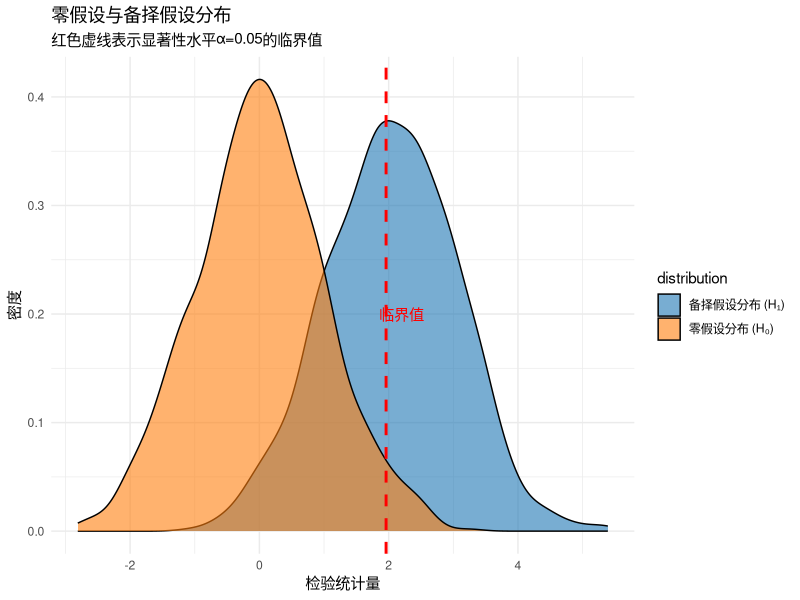
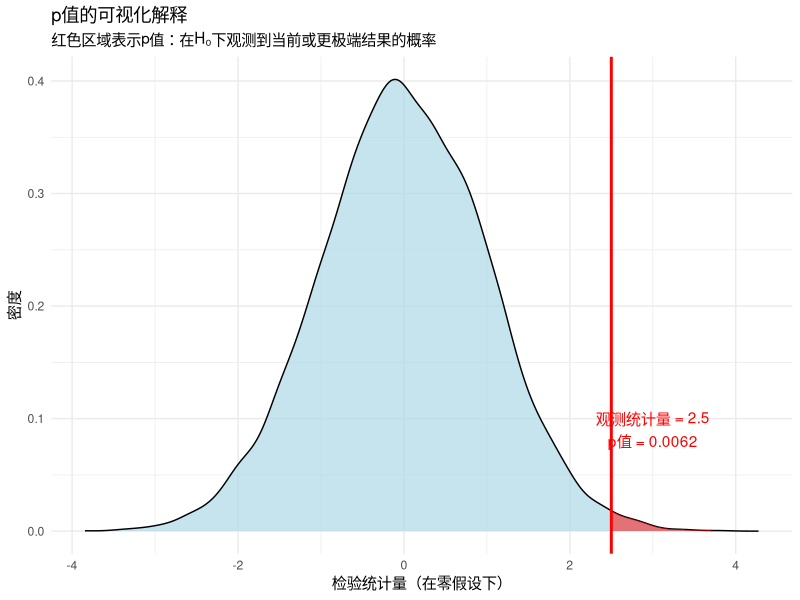
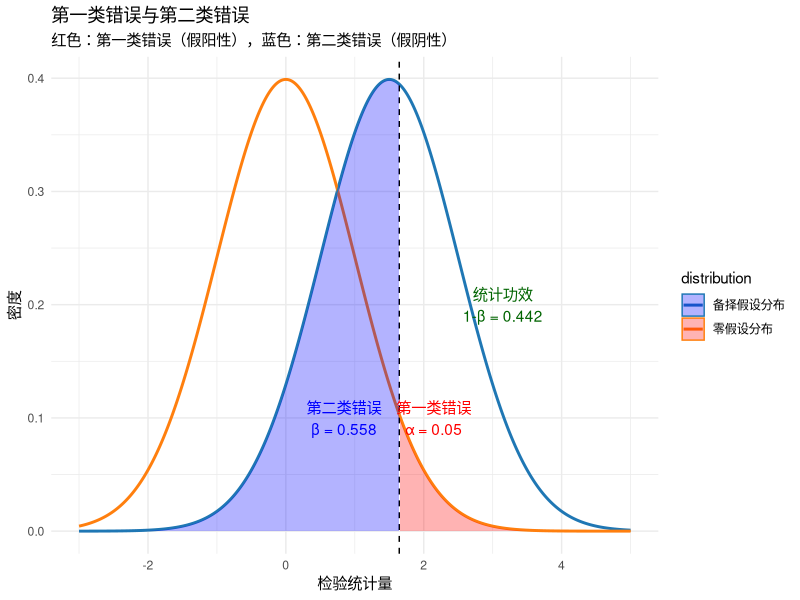
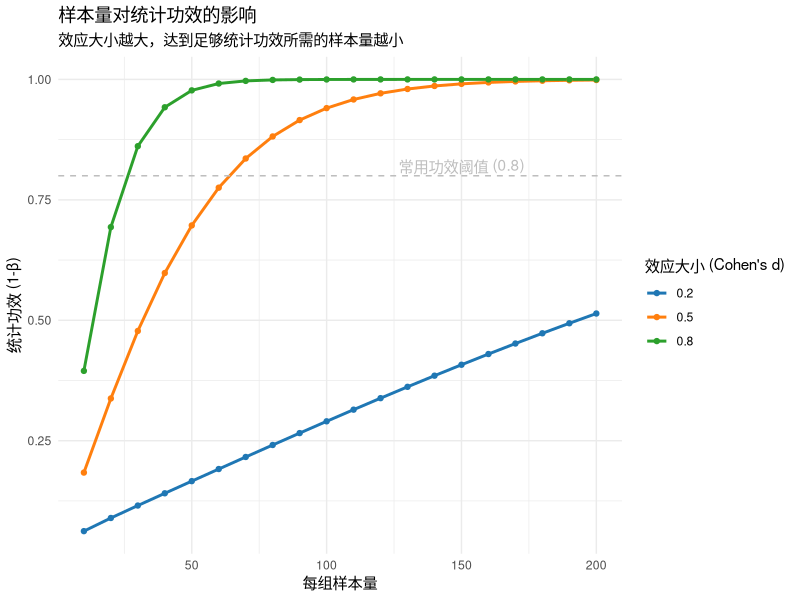
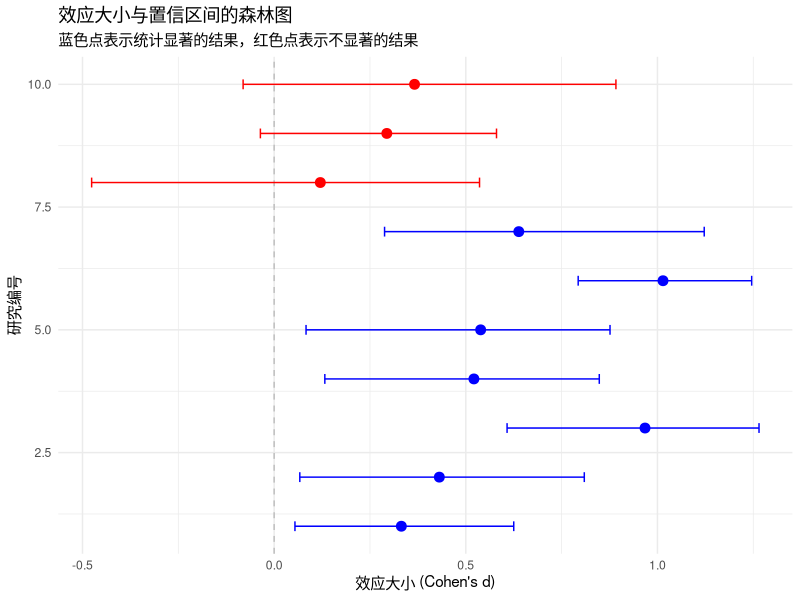
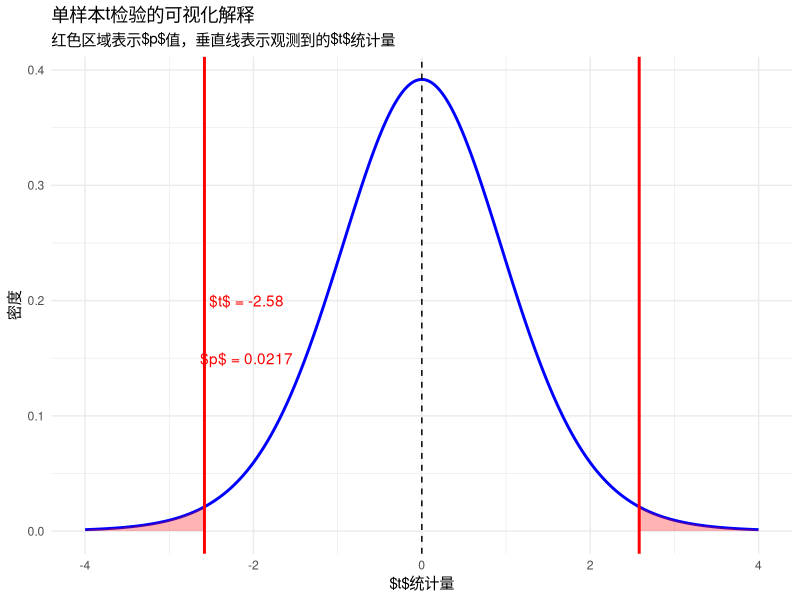
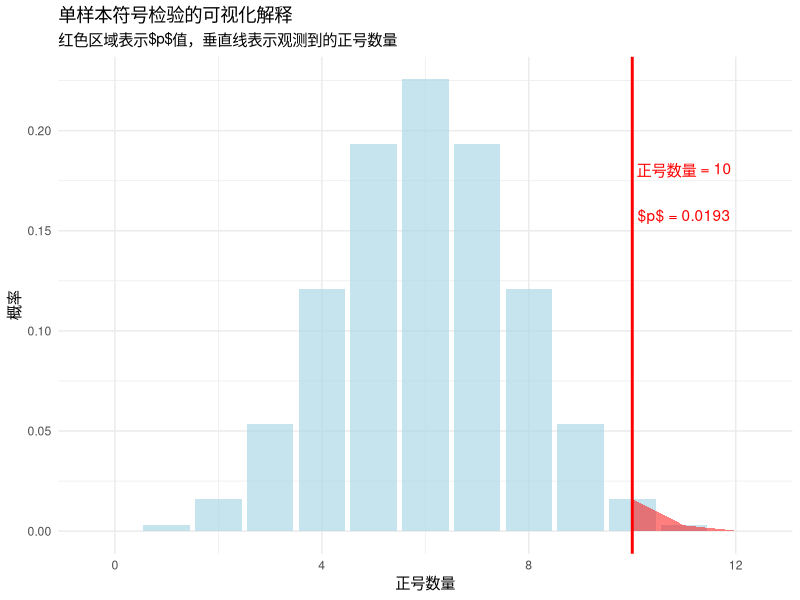
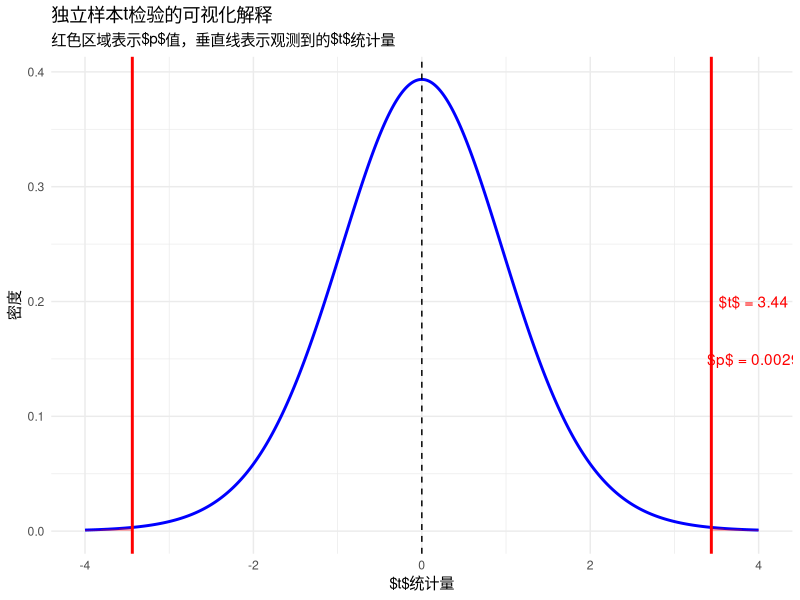

R code for these plots, in order:
## ---- chunk 1
# 加载必要的包
library(DiagrammeR)

# 创建假设检验流程图
grViz("digraph hypothesis_testing {
  graph [rankdir = TB]

  node [shape = rectangle, style = filled, fillcolor = lightblue]
  A [label = '明确研究问题\n与假设设定']
  B [label = '选择适当的\n统计检验方法']
  C [label = '设定显著性水平\n(α)']
  D [label = '收集数据并\n计算检验统计量']
  E [label = '确定p值\n或临界值']
  F [label = '做出统计决策']
  G [label = '解释结果并\n考虑生态学意义']

  node [shape = diamond, fillcolor = lightgreen]
  H [label = '使用模拟方法?']
  I [label = '构建零模型\n重复模拟\n构建经验分布\n计算经验p值']
  J [label = '基于理论分布\n计算p值']

  A -> B -> C -> D -> E -> F -> G
  E -> H
  H -> I [label = '是']
  H -> J [label = '否']
  I -> F
  J -> F
}")
## ---- chunk 2
# 加载必要的包
library(ggplot2)

# 设置随机种子以确保结果可重现
set.seed(123)

# 模拟零假设分布（均值=0）和备择假设分布（均值=2）
n <- 1000
null_dist <- rnorm(n, mean = 0, sd = 1)
alt_dist <- rnorm(n, mean = 2, sd = 1)

# 创建数据框
df <- data.frame(
  value = c(null_dist, alt_dist),
  distribution = rep(c("零假设分布 (H₀)", "备择假设分布 (H₁)"), each = n)
)

# 绘制分布图
ggplot(df, aes(x = value, fill = distribution)) +
  geom_density(alpha = 0.6) +
  geom_vline(xintercept = 1.96, linetype = "dashed", color = "red", size = 1) +
  annotate("text", x = 2.2, y = 0.2, label = "临界值", color = "red") +
  labs(title = "零假设与备择假设分布",
       x = "检验统计量", y = "密度",
       subtitle = "红色虚线表示显著性水平α=0.05的临界值") +
  theme_minimal() +
  scale_fill_manual(values = c("#1f77b4", "#ff7f0e"))
## ---- chunk 3
# 模拟在零假设下的检验统计量分布
null_test_stats <- rnorm(10000, mean = 0, sd = 1)

# 假设我们观测到的检验统计量是2.5
observed_stat <- 2.5

# 计算p值（单侧检验）
p_value <- 1 - pnorm(observed_stat)

# 创建p值可视化数据
p_value_df <- data.frame(test_stat = null_test_stats)

# 计算密度数据
density_data <- density(null_test_stats)
density_df <- data.frame(x = density_data$x, y = density_data$y)

# 绘制p值可视化图
ggplot(p_value_df, aes(x = test_stat)) +
  geom_density(fill = "lightblue", alpha = 0.7) +
  geom_vline(xintercept = observed_stat, color = "red", size = 1) +
  geom_area(data = subset(density_df, x >= observed_stat),
            aes(x = x, y = y), fill = "red", alpha = 0.5) +
  annotate("text", x = observed_stat + 0.5, y = 0.1,
           label = paste("观测统计量 =", round(observed_stat, 2)), color = "red") +
  annotate("text", x = observed_stat + 0.5, y = 0.08,
           label = paste("p值 =", round(p_value, 4)), color = "red") +
  labs(title = "p值的可视化解释",
       x = "检验统计量（在零假设下）", y = "密度",
       subtitle = "红色区域表示p值：在H₀下观测到当前或更极端结果的概率") +
  theme_minimal()
## ---- chunk 4
# 设置参数
alpha <- 0.05  # 显著性水平
effect_size <- 1.5  # 效应大小

# 计算临界值（单侧检验）
critical_value <- qnorm(1 - alpha)

# 计算第二类错误概率
beta <- pnorm(critical_value, mean = effect_size)

# 创建错误类型可视化数据
x_vals <- seq(-3, 5, length.out = 1000)
null_density <- dnorm(x_vals, mean = 0)
alt_density <- dnorm(x_vals, mean = effect_size)

error_df <- data.frame(
  x = rep(x_vals, 2),
  density = c(null_density, alt_density),
  distribution = rep(c("零假设分布", "备择假设分布"), each = 1000)
)

# 绘制错误类型可视化图
ggplot(error_df, aes(x = x, y = density, color = distribution)) +
  geom_line(size = 1) +
  geom_vline(xintercept = critical_value, linetype = "dashed", color = "black") +
  # 第一类错误区域（假阳性）
  geom_area(data = subset(error_df, x >= critical_value &
                          distribution == "零假设分布"),
            aes(x = x, y = density), fill = "red", alpha = 0.3) +
  # 第二类错误区域（假阴性）
  geom_area(data = subset(error_df, x < critical_value &
                          distribution == "备择假设分布"),
            aes(x = x, y = density), fill = "blue", alpha = 0.3) +
  annotate("text", x = critical_value + 0.5, y = 0.1,
           label = paste("第一类错误\nα =", alpha), color = "red") +
  annotate("text", x = critical_value - 0.8, y = 0.1,
           label = paste("第二类错误\nβ =", round(beta, 3)), color = "blue") +
  annotate("text", x = critical_value + 1.5, y = 0.2,
           label = paste("统计功效\n1-β =", round(1 - beta, 3)),
           color = "darkgreen") +
  labs(title = "第一类错误与第二类错误",
       x = "检验统计量", y = "密度",
       subtitle = "红色：第一类错误（假阳性），蓝色：第二类错误（假阴性）") +
  theme_minimal() +
  scale_color_manual(values = c("#1f77b4", "#ff7f0e"))
## ---- chunk 5
# 模拟不同样本量下的统计功效
sample_sizes <- seq(10, 200, by = 10)
effect_sizes <- c(0.2, 0.5, 0.8)  # 小、中、大效应

power_df <- expand.grid(sample_size = sample_sizes, effect_size = effect_sizes)
power_df$power <- NA

for (i in seq_len(nrow(power_df))) {
  n <- power_df$sample_size[i]
  d <- power_df$effect_size[i]
  # 使用t检验的近似功效计算
  power_df$power[i] <- power.t.test(n = n, delta = d, sd = 1,
                                    sig.level = 0.05, type = "two.sample")$power
}

# 绘制样本量对功效的影响图
ggplot(power_df, aes(x = sample_size, y = power,
                     color = factor(effect_size))) +
  geom_line(size = 1) +
  geom_point() +
  geom_hline(yintercept = 0.8, linetype = "dashed", color = "gray") +
  annotate("text", x = 150, y = 0.82, label = "常用功效阈值 (0.8)", color = "gray") +
  labs(title = "样本量对统计功效的影响",
       x = "每组样本量", y = "统计功效 (1-β)",
       color = "效应大小 (Cohen's d)",
       subtitle = "效应大小越大，达到足够统计功效所需的样本量越小") +
  theme_minimal() +
  scale_color_manual(values = c("#1f77b4", "#ff7f0e", "#2ca02c"))
## ---- chunk 6
# 模拟多个研究的效应大小和置信区间
set.seed(123)
studies <- 10
effect_sizes <- rnorm(studies, mean = 0.5, sd = 0.3)
ci_lower <- effect_sizes - 0.4 + rnorm(studies, 0, 0.1)
ci_upper <- effect_sizes + 0.4 + rnorm(studies, 0, 0.1)

# 创建数据框
study_df <- data.frame(
  study = 1:studies,
  effect_size = effect_sizes,
  ci_lower = ci_lower,
  ci_upper = ci_upper,
  significant = (ci_lower > 0 | ci_upper < 0)
)

# 绘制效应大小森林图
library(ggplot2)
ggplot(study_df, aes(x = effect_size, y = study)) +
  geom_vline(xintercept = 0, linetype = "dashed", color = "gray") +
  geom_point(aes(color = significant), size = 3) +
  geom_errorbarh(aes(xmin = ci_lower, xmax = ci_upper, color = significant),
                 height = 0.2) +
  scale_color_manual(values = c("FALSE" = "red", "TRUE" = "blue")) +
  labs(title = "效应大小与置信区间的森林图",
       x = "效应大小 (Cohen's d)", y = "研究编号",
       subtitle = "蓝色点表示统计显著的结果，红色点表示不显著的结果") +
  theme_minimal() +
  theme(legend.position = "none")
## ---- chunk 7
# 设置参数
set.seed(123)
mu0 <- 7.0  # 理论值 $\mu_0$（中性pH）
sample_mean <- 6.8  # 样本均值 $\bar{x}$
sample_sd <- 0.3    # 样本标准差 $s$
n <- 15             # 样本量 $n$

# 计算t统计量
t_stat <- (sample_mean - mu0) / (sample_sd / sqrt(n))

# 生成t分布数据
df <- n - 1  # 自由度 $n-1$
x_vals <- seq(-4, 4, length.out = 1000)
t_density <- dt(x_vals, df = df)

# 创建数据框
t_df <- data.frame(x = x_vals, density = t_density)

# 计算p值（双侧检验）
p_value <- 2 * (1 - pt(abs(t_stat), df = df))

# 绘制t分布图
ggplot(t_df, aes(x = x, y = density)) +
  geom_line(color = "blue", size = 1) +
  geom_vline(xintercept = t_stat, color = "red", size = 1,
             linetype = "solid") +
  geom_vline(xintercept = -t_stat, color = "red", size = 1,
             linetype = "solid") +
  geom_area(data = subset(t_df, x >= abs(t_stat)),
            aes(x = x, y = density), fill = "red", alpha = 0.3) +
  geom_area(data = subset(t_df, x <= -abs(t_stat)),
            aes(x = x, y = density), fill = "red", alpha = 0.3) +
  geom_vline(xintercept = 0, color = "black", linetype = "dashed") +
  annotate("text", x = t_stat + 0.5, y = 0.2,
           label = paste("$t$ =", round(t_stat, 2)), color = "red") +
  annotate("text", x = t_stat + 0.5, y = 0.15,
           label = paste("$p$ =", round(p_value, 4)), color = "red") +
  labs(title = "单样本t检验的可视化解释",
       x = "$t$统计量", y = "密度",
       subtitle = "红色区域表示$p$值，垂直线表示观测到的$t$统计量") +
  theme_minimal()
## ---- chunk 8
# 设置参数
set.seed(123)
m0 <- 50  # 理论中位值 $M_0$（环境标准）

# 模拟土壤铅浓度数据（偏态分布）
soil_lead <- c(45, 48, 52, 55, 58, 62, 65, 68, 72, 75, 85, 120)

# 计算与理论值的差异
signs <- sign(soil_lead - m0)
positive_count <- sum(signs == 1)  # 正号数量
negative_count <- sum(signs == -1) # 负号数量
n <- length(soil_lead) - sum(signs == 0)  # 有效样本量 $n$（排除等于理论值的观测）

# 计算p值（单侧检验）
p_value <- 1 - pbinom(positive_count - 1, size = n, prob = 0.5)

# 生成二项分布数据
x_vals <- 0:n
binom_density <- dbinom(x_vals, size = n, prob = 0.5)

# 创建数据框
binom_df <- data.frame(x = x_vals, density = binom_density)

# 绘制二项分布图
ggplot(binom_df, aes(x = x, y = density)) +
  geom_col(fill = "lightblue", alpha = 0.7) +
  geom_vline(xintercept = positive_count, color = "red", size = 1) +
  geom_area(data = subset(binom_df, x >= positive_count),
            aes(x = x, y = density), fill = "red", alpha = 0.5) +
  annotate("text", x = positive_count + 1, y = max(binom_density) * 0.8,
           label = paste("正号数量 =", positive_count), color = "red") +
  annotate("text", x = positive_count + 1, y = max(binom_density) * 0.7,
           label = paste("$p$ =", round(p_value, 4)), color = "red") +
  labs(title = "单样本符号检验的可视化解释",
       x = "正号数量", y = "概率",
       subtitle = "红色区域表示$p$值，垂直线表示观测到的正号数量") +
  theme_minimal()
## ---- chunk 9
# 设置参数
set.seed(123)

# 模拟施肥组和对照组的数据
fertilizer_group <- rnorm(10, mean = 25, sd = 3)  # 施肥组，均值25
control_group <- rnorm(10, mean = 20, sd = 3)     # 对照组，均值20

# 计算样本统计量
mean_fert <- mean(fertilizer_group)
mean_control <- mean(control_group)
sd_fert <- sd(fertilizer_group)
sd_control <- sd(control_group)

# 计算合并标准差
n_fert <- length(fertilizer_group)
n_control <- length(control_group)
sp <- sqrt(((n_fert - 1) * sd_fert^2 + (n_control - 1) * sd_control^2) / (n_fert + n_control - 2))

# 计算t统计量
t_stat <- (mean_fert - mean_control) / (sp * sqrt(1/n_fert + 1/n_control))

# 生成t分布数据
df <- n_fert + n_control - 2  # 自由度 $n_1 + n_2 - 2$
x_vals <- seq(-4, 4, length.out = 1000)
t_density <- dt(x_vals, df = df)

# 创建数据框
t_df <- data.frame(x = x_vals, density = t_density)

# 计算p值（双侧检验）
p_value <- 2 * (1 - pt(abs(t_stat), df = df))

# 绘制t分布图
library(ggplot2)
ggplot(t_df, aes(x = x, y = density)) +
  geom_line(color = "blue", size = 1) +
  geom_vline(xintercept = t_stat, color = "red", size = 1,
             linetype = "solid") +
  geom_vline(xintercept = -t_stat, color = "red", size = 1,
             linetype = "solid") +
  geom_area(data = subset(t_df, x >= abs(t_stat)),
            aes(x = x, y = density), fill = "red", alpha = 0.3) +
  geom_area(data = subset(t_df, x <= -abs(t_stat)),
            aes(x = x, y = density), fill = "red", alpha = 0.3) +
  geom_vline(xintercept = 0, color = "black", linetype = "dashed") +
  annotate("text", x = t_stat + 0.5, y = 0.2,
           label = paste("$t$ =", round(t_stat, 2)), color = "red") +
  annotate("text", x = t_stat + 0.5, y = 0.15,
           label = paste("$p$ =", round(p_value, 4)), color = "red") +
  labs(title = "独立样本t检验的可视化解释",
       x = "$t$统计量", y = "密度",
       subtitle = "红色区域表示$p$值，垂直线表示观测到的$t$统计量") +
  theme_minimal()
## ---- chunk 10
# 设置参数
set.seed(123)

# 模拟保护措施实施前后的鸟类数量数据
before_protection <- c(15, 18, 12, 20, 16, 14, 17, 19, 13, 21)  # 实施前
after_protection <- c(18, 22, 15, 24, 19, 17, 20, 23, 16, 25)   # 实施后

# 计算配对差异
differences <- after_protection - before_protection

# 计算配对差异的统计量
mean_diff <- mean(differences)
sd_diff <- sd(differences)
n <- length(differences)

# 计算t统计量
t_stat <- mean_diff / (sd_diff / sqrt(n))

# 生成t分布数据
df <- n - 1  # 自由度 $n-1$
x_vals <- seq(-4, 4, length.out = 1000)
t_density <- dt(x_vals, df = df)

# 创建数据框
t_df <- data.frame(x = x_vals, density = t_density)

# 计算p值（单侧检验）
p_value <- 1 - pt(t_stat, df = df)

# 绘制t分布图
ggplot(t_df, aes(x = x, y = density)) +
  geom_line(color = "blue", size = 1) +
  geom_vline(xintercept = t_stat, color = "red", size = 1,
             linetype = "solid") +
  geom_area(data = subset(t_df, x >= t_stat),
            aes(x = x, y = density), fill = "red", alpha = 0.3) +
  geom_vline(xintercept = 0, color = "black", linetype = "dashed") +
  annotate("text", x = t_stat + 0.5, y = 0.2,
           label = paste("$t$ =", round(t_stat, 2)), color = "red") +
  annotate("text", x = t_stat + 0.5, y = 0.15,
           label = paste("$p$ =", round(p_value, 4)), color = "red") +
  labs(title = "配对样本t检验的可视化解释",
       x = "$t$统计量", y = "密度",
       subtitle = "红色区域表示$p$值，垂直线表示观测到的$t$统计量") +
  theme_minimal()
## ---- chunk 11
# 设置参数
set.seed(123)

# 模拟污染区域和清洁区域的底栖动物生物量数据（偏态分布）
polluted_area <- c(2.1, 3.5, 4.2, 5.8, 7.3, 9.1, 12.5, 15.8)  # 污染区域
clean_area <- c(8.2, 10.5, 12.8, 15.3, 18.7, 22.1, 25.4, 28.9) # 清洁区域

# 合并数据并计算秩次
all_data <- c(polluted_area, clean_area)
ranks <- rank(all_data)

# 计算污染区域的秩和
rank_polluted <- sum(ranks[1:length(polluted_area)])

# 计算U统计量
n1 <- length(polluted_area)
n2 <- length(clean_area)
U <- n1 * n2 + n1 * (n1 + 1) / 2 - rank_polluted

# 执行Mann-Whitney U检验
mw_test <- wilcox.test(polluted_area, clean_area, alternative = "less")

# 创建数据框用于可视化
data_df <- data.frame(
  group = rep(c("污染区域", "清洁区域"), each = 8),
  value = c(polluted_area, clean_area),
  rank = ranks
)

# 绘制箱线图和秩次图
library(ggplot2)
ggplot(data_df, aes(x = group, y = value, fill = group)) +
  geom_boxplot(alpha = 0.7) +
  geom_jitter(width = 0.2, size = 2, alpha = 0.6) +
  labs(title = "Mann-Whitney U检验的可视化解释",
       x = "区域类型", y = "底栖动物生物量",
       subtitle = paste("U统计量 =", round(U, 2), ", p值 =", round(mw_test$p.value, 4))) +
  theme_minimal() +
  scale_fill_manual(values = c("#ff7f0e", "#1f77b4"))
## ---- chunk 12
# 设置参数
set.seed(123)

# 模拟数据：实际上所有组来自相同的分布（零假设为真）
k <- 5  # 组数
n_per_group <- 10  # 每组样本量

# 生成数据 - 所有组都来自N(0,1)分布
group_data <- list()
for (i in 1:k) {
  group_data[[i]] <- rnorm(n_per_group, mean = 0, sd = 1)
}

# 计算所有两两比较的t检验
comparisons <- combn(1:k, 2)  # 所有可能的组对
m <- ncol(comparisons)  # 比较次数

# 存储p值
p_values <- numeric(m)
for (i in 1:m) {
  group1 <- comparisons[1, i]
  group2 <- comparisons[2, i]
  t_test_result <- t.test(group_data[[group1]], group_data[[group2]])
  p_values[i] <- t_test_result$p.value
}

# 执行方差分析
all_data <- unlist(group_data)
group_labels <- rep(1:k, each = n_per_group)
anova_result <- aov(all_data ~ factor(group_labels))
anova_p <- summary(anova_result)[[1]]["factor(group_labels)", "Pr(>F)"]

# 创建可视化数据
library(ggplot2)

# 数据框1：多个t检验的结果
t_test_df <- data.frame(
  comparison = 1:m,
  p_value = p_values,
  significant = p_values < 0.05
)

# 数据框2：方差分析结果
anova_df <- data.frame(
  method = "ANOVA",
  p_value = anova_p,
  significant = anova_p < 0.05
)

# 绘制多个t检验的p值分布
p1 <- ggplot(t_test_df, aes(x = comparison, y = p_value,
                           color = significant, shape = significant)) +
  geom_point(size = 3) +
  geom_hline(yintercept = 0.05, linetype = "dashed", color = "red") +
  scale_color_manual(values = c("FALSE" = "blue", "TRUE" = "red")) +
  scale_shape_manual(values = c("FALSE" = 16, "TRUE" = 17)) +
  labs(title = "多个t检验：p值分布",
       x = "比较编号", y = "p值",
       subtitle = paste("假阳性数量：", sum(t_test_df$significant), "/", m)) +
  theme_minimal() +
  theme(legend.position = "none")

# 计算累积第一类错误率
cumulative_error <- data.frame(
  k = 2:8,
  comparisons = choose(2:8, 2),
  error_rate = 1 - (1 - 0.05)^choose(2:8, 2)
)

# 绘制累积第一类错误率
p2 <- ggplot(cumulative_error, aes(x = k, y = error_rate)) +
  geom_line(color = "blue", size = 1) +
  geom_point(color = "blue", size = 2) +
  geom_hline(yintercept = 0.05, linetype = "dashed", color = "red") +
  geom_text(aes(label = paste0(round(error_rate * 100, 1), "%")),
            vjust = -0.5, size = 3) +
  labs(title = "累积第一类错误率",
       x = "组数 (k)", y = "累积第一类错误率",
       subtitle = "红色虚线表示期望的5%错误率") +
  theme_minimal()

# 使用patchwork包组合图形
library(patchwork)
p1 + p2 + plot_annotation(
  title = "多个t检验 vs 方差分析：第一类错误率控制",
  subtitle = paste("ANOVA p值：", round(anova_p, 4),
                   "（正确不拒绝零假设）")
)
## ---- chunk 13
# 设置参数
set.seed(123)

# 模拟三种森林类型的鸟类物种丰富度数据
broadleaf <- rnorm(10, mean = 15, sd = 2)    # 阔叶林
coniferous <- rnorm(10, mean = 12, sd = 2)   # 针叶林
mixed <- rnorm(10, mean = 14, sd = 2)        # 混交林

# 创建数据框
forest_data <- data.frame(
  richness = c(broadleaf, coniferous, mixed),
  forest_type = rep(c("阔叶林", "针叶林", "混交林"), each = 10)
)

# 执行方差分析
anova_result <- aov(richness ~ forest_type, data = forest_data)

# 提取F统计量和p值
f_stat <- summary(anova_result)[[1]]["forest_type", "F value"]
p_value <- summary(anova_result)[[1]]["forest_type", "Pr(>F)"]

# 生成F分布数据
df1 <- 2  # 组间自由度 $k-1$
df2 <- 27 # 组内自由度 $N-k$
x_vals <- seq(0, 8, length.out = 1000)
f_density <- df(x_vals, df1 = df1, df2 = df2)

# 创建数据框
f_df <- data.frame(x = x_vals, density = f_density)

# 绘制F分布图
library(ggplot2)
ggplot(f_df, aes(x = x, y = density)) +
  geom_line(color = "blue", size = 1) +
  geom_vline(xintercept = f_stat, color = "red", size = 1,
             linetype = "solid") +
  geom_area(data = subset(f_df, x >= f_stat),
            aes(x = x, y = density), fill = "red", alpha = 0.3) +
  annotate("text", x = f_stat + 1, y = 0.2,
           label = paste("$F$ =", round(f_stat, 2)), color = "red") +
  annotate("text", x = f_stat + 1, y = 0.15,
           label = paste("$p$ =", round(p_value, 4)), color = "red") +
  labs(title = "方差分析的可视化解释",
       x = "$F$统计量", y = "密度",
       subtitle = "红色区域表示$p$值，垂直线表示观测到的$F$统计量") +
  theme_minimal()
## ---- chunk 14
# 设置参数
set.seed(123)

# 模拟三种污染程度区域的底栖动物生物量数据（偏态分布）
light_pollution <- c(8.2, 10.5, 12.8, 15.3, 18.7, 22.1, 25.4, 28.9)  # 轻度污染
moderate_pollution <- c(5.8, 7.3, 9.1, 12.5, 15.8, 18.2, 21.7, 24.3) # 中度污染
heavy_pollution <- c(2.1, 3.5, 4.2, 5.8, 7.3, 9.1, 12.5, 15.8)       # 重度污染

# 创建数据框
pollution_data <- data.frame(
  biomass = c(light_pollution, moderate_pollution, heavy_pollution),
  pollution_level = rep(c("轻度污染", "中度污染", "重度污染"), each = 8)
)

# 执行Kruskal-Wallis检验
kw_test <- kruskal.test(biomass ~ pollution_level, data = pollution_data)

# 创建数据框用于可视化
library(ggplot2)
ggplot(pollution_data, aes(x = pollution_level, y = biomass, fill = pollution_level)) +
  geom_boxplot(alpha = 0.7) +
  geom_jitter(width = 0.2, size = 2, alpha = 0.6) +
  labs(title = "Kruskal-Wallis检验的可视化解释",
       x = "污染程度", y = "底栖动物生物量",
       subtitle = paste("H统计量 =", round(kw_test$statistic, 2), ", p值 =", round(kw_test$p.value, 4))) +
  theme_minimal() +
  scale_fill_manual(values = c("#1f77b4", "#ff7f0e", "#2ca02c"))
## ---- chunk 15
# 加载必要的包
library(DiagrammeR)

# 创建多重比较分析流程图
grViz("digraph multiple_comparison {
  graph [rankdir = TB]

  node [shape = rectangle, style = filled, fillcolor = lightblue]
  A [label = '执行方差分析\n(ANOVA)']
  B [label = '检验总体差异\n是否显著?']
  C [label = '进行多重比较校正']
  D [label = '解释具体组间差异']
  E [label = '停止分析\n(无总体差异)']

  node [shape = diamond, fillcolor = lightgreen]
  F [label = '选择校正方法\n- Tukey HSD\\n- Bonferroni\\n- FDR控制']

  A -> B
  B -> C [label = '是']
  B -> E [label = '否']
  C -> F
  F -> D
}")
## ---- chunk 16
# 设置参数
set.seed(123)

# 模拟三种森林类型的鸟类物种丰富度数据
broadleaf <- rnorm(12, mean = 18, sd = 3)    # 阔叶林
coniferous <- rnorm(12, mean = 12, sd = 3)   # 针叶林
mixed <- rnorm(12, mean = 15, sd = 3)        # 混交林

# 创建数据框
forest_data <- data.frame(
  richness = c(broadleaf, coniferous, mixed),
  forest_type = rep(c("阔叶林", "针叶林", "混交林"), each = 12)
)

# 第一步：执行方差分析
anova_result <- aov(richness ~ forest_type, data = forest_data)
cat("=== 方差分析结果 ===\n")
print(summary(anova_result))

# 提取F统计量和p值
f_stat <- summary(anova_result)[[1]]["forest_type", "F value"]
p_value <- summary(anova_result)[[1]]["forest_type", "Pr(>F)"]

cat("\nF统计量 =", round(f_stat, 2), "，p值 =", round(p_value, 4), "\n")

if (p_value < 0.05) {
  cat("方差分析显著，进行多重比较校正...\n\n")

  # 第二步：多重比较校正

  # 方法1：Tukey HSD检验
  cat("=== Tukey HSD检验结果 ===\n")
  tukey_result <- TukeyHSD(anova_result)
  print(tukey_result)

  # 方法2：Bonferroni校正
  cat("\n=== Bonferroni校正结果 ===\n")
  pairwise_result <- pairwise.t.test(forest_data$richness,
                                    forest_data$forest_type,
                                    p.adjust.method = "bonferroni")
  print(pairwise_result)

  # 方法3：FDR控制
  cat("\n=== FDR控制结果 (Benjamini-Hochberg) ===\n")
  fdr_result <- pairwise.t.test(forest_data$richness,
                               forest_data$forest_type,
                               p.adjust.method = "BH")
  print(fdr_result)

} else {
  cat("方差分析不显著，无需进行多重比较校正。\n")
}

# 可视化结果
library(ggplot2)
library(dplyr)

# 计算均值和标准误
summary_stats <- forest_data %>%
  group_by(forest_type) %>%
  summarise(
    mean_richness = mean(richness),
    se_richness = sd(richness) / sqrt(n())
  )

# 绘制均值图
p1 <- ggplot(summary_stats, aes(x = forest_type, y = mean_richness,
                               fill = forest_type)) +
  geom_col(alpha = 0.7) +
  geom_errorbar(aes(ymin = mean_richness - se_richness,
                    ymax = mean_richness + se_richness),
                width = 0.2) +
  labs(title = "不同森林类型的鸟类物种丰富度",
       x = "森林类型", y = "物种丰富度（均值±标准误）") +
  theme_minimal() +
  scale_fill_manual(values = c("#1f77b4", "#ff7f0e", "#2ca02c"))

# 绘制箱线图
p2 <- ggplot(forest_data, aes(x = forest_type, y = richness,
                             fill = forest_type)) +
  geom_boxplot(alpha = 0.7) +
  geom_jitter(width = 0.2, alpha = 0.6) +
  labs(title = "鸟类物种丰富度分布",
       x = "森林类型", y = "物种丰富度") +
  theme_minimal() +
  scale_fill_manual(values = c("#1f77b4", "#ff7f0e", "#2ca02c"))

# 使用patchwork包组合图形
library(patchwork)
p1 + p2 + plot_layout(guides = "collect") &
  theme(legend.position = "bottom")
## ---- chunk 17
# 模拟多个比较的p值
set.seed(123)
num_tests <- 20

# 生成p值（大部分来自零假设，少数来自备择假设）
null_pvalues <- runif(15, 0, 1)  # 零假设下的p值
alt_pvalues <- runif(5, 0, 0.05) # 备择假设下的p值
all_pvalues <- c(null_pvalues, alt_pvalues)

# 应用不同的多重比较校正
bonferroni_p <- p.adjust(all_pvalues, method = "bonferroni")
BH_p <- p.adjust(all_pvalues, method = "BH")

# 创建可视化数据
viz_data <- data.frame(
  test_id = rep(1:num_tests, 3),
  p_value = c(all_pvalues, bonferroni_p, BH_p),
  method = rep(c("未校正", "Bonferroni", "FDR控制"), each = num_tests),
  true_effect = rep(c(rep("无效应", 15), rep("有效应", 5)), 3)
)

# 绘制p值比较图
library(ggplot2)
ggplot(viz_data, aes(x = test_id, y = -log10(p_value),
                    color = true_effect, shape = method)) +
  geom_point(size = 3, alpha = 0.8) +
  geom_hline(yintercept = -log10(0.05), linetype = "dashed", color = "red") +
  facet_wrap(~ method, ncol = 1) +
  labs(title = "多重比较校正对p值的影响",
       x = "检验编号", y = "-log10(p值)",
       subtitle = "红色虚线表示显著性阈值 (p = 0.05)") +
  theme_minimal() +
  scale_color_manual(values = c("无效应" = "blue", "有效应" = "red")) +
  scale_shape_manual(values = c(16, 17, 15))
## ---- chunk 18
# 安装pwr包（如果尚未安装）
# install.packages("pwr")

# 加载pwr包
library(pwr)
## ---- chunk 19
# 实例：施肥对草地生产力影响的功效分析
# 研究问题：比较施肥组和对照组的草地生物量
# 预期效应大小：中等效应（Cohen's d = 0.5）
# 显著性水平：α = 0.05
# 期望功效：0.80

# 计算所需样本量
t_power <- pwr.t.test(
  d = 0.5,           # 效应大小（Cohen's d）
  sig.level = 0.05,  # 显著性水平
  power = 0.8,       # 期望统计功效
  type = "two.sample", # 检验类型：独立样本t检验
  alternative = "two.sided" # 备择假设：双侧检验
)

cat("=== 独立样本t检验功效分析 ===\n")
print(t_power)
## ---- chunk 20
# 实例：不同森林类型对鸟类多样性影响的功效分析
# 研究问题：比较阔叶林、针叶林、混交林的鸟类物种丰富度
# 组数：3
# 预期效应大小：中等效应（f = 0.25）
# 显著性水平：α = 0.05
# 期望功效：0.80

# 计算所需样本量
anova_power <- pwr.anova.test(
  k = 3,             # 组数
  f = 0.25,          # 效应大小（Cohen's f）
  sig.level = 0.05,  # 显著性水平
  power = 0.8        # 期望统计功效
)

cat("\n=== 方差分析功效分析 ===\n")
print(anova_power)
## ---- chunk 21
# 实例：温度与物种丰富度关系的功效分析
# 研究问题：检验年平均温度与鸟类物种丰富度的相关性
# 预期相关系数：r = 0.3（中等相关）
# 显著性水平：α = 0.05
# 期望功效：0.80

# 计算所需样本量
cor_power <- pwr.r.test(
  r = 0.3,           # 预期相关系数
  sig.level = 0.05,  # 显著性水平
  power = 0.8,       # 期望统计功效
  alternative = "two.sided" # 备择假设：双侧检验
)

cat("\n=== 相关分析功效分析 ===\n")
print(cor_power)
## ---- chunk 22
# 实例：物种在不同生境中分布差异的功效分析
# 研究问题：检验物种在三种生境类型中的分布是否存在差异
# 效应大小：w = 0.3（中等效应）
# 自由度：df = 2（(行数-1)×(列数-1)）
# 显著性水平：α = 0.05
# 期望功效：0.80

# 计算所需样本量
chisq_power <- pwr.chisq.test(
  w = 0.3,           # 效应大小（Cohen's w）
  N = NULL,          # 总样本量（待计算）
  df = 2,            # 自由度
  sig.level = 0.05,  # 显著性水平
  power = 0.8        # 期望统计功效
)

cat("\n=== 卡方检验功效分析 ===\n")
print(chisq_power)
## ---- chunk 23
# 加载绘图包
library(ggplot2)

# 生成不同样本量下的功效数据
sample_sizes <- seq(10, 100, by = 5)
power_values <- sapply(sample_sizes, function(n) {
  pwr.t.test(
    n = n,                # 样本量
    d = 0.5,              # 效应大小
    sig.level = 0.05,     # 显著性水平
    type = "two.sample",  # 检验类型
    alternative = "two.sided"
  )$power
})

# 创建数据框
power_curve <- data.frame(
  sample_size = sample_sizes,
  power = power_values
)

# 绘制功效曲线
ggplot(power_curve, aes(x = sample_size, y = power)) +
  geom_line(color = "blue", size = 1) +
  geom_point(color = "blue", size = 1.5) +
  geom_hline(yintercept = 0.8, linetype = "dashed", color = "red", size = 1) +
  geom_vline(xintercept = t_power$n, linetype = "dashed", color = "green", size = 1) +
  annotate("text", x = 80, y = 0.82,
           label = "期望功效阈值 (0.8)", color = "red", size = 4) +
  annotate("text", x = t_power$n + 8, y = 0.3,
           label = paste("所需样本量 =", round(t_power$n)),
           color = "green", size = 4) +
  labs(title = "样本量对统计功效的影响",
       x = "每组样本量",
       y = "统计功效",
       subtitle = "展示在中等效应大小(d=0.5)和α=0.05条件下，样本量与统计功效的关系") +
  theme_minimal(base_size = 12) +
  theme(plot.title = element_text(hjust = 0.5, face = "bold"),
        plot.subtitle = element_text(hjust = 0.5))
## ---- chunk 24
# 测试不同效应大小下的样本量需求
effect_sizes <- c(0.2, 0.3, 0.5, 0.8)  # 小、中小、中、大效应
sample_needs <- sapply(effect_sizes, function(d) {
  pwr.t.test(d = d, sig.level = 0.05, power = 0.8,
             type = "two.sample")$n
})

# 创建数据框
sensitivity_df <- data.frame(
  effect_size = effect_sizes,
  sample_need = sample_needs,
  effect_label = c("小效应(d=0.2)", "中小效应(d=0.3)",
                   "中效应(d=0.5)", "大效应(d=0.8)")
)

# 绘制敏感性分析图
ggplot(sensitivity_df, aes(x = effect_label, y = sample_need, fill = effect_label)) +
  geom_col(alpha = 0.7) +
  geom_text(aes(label = paste("n =", round(sample_need))),
            vjust = -0.5, size = 4) +
  labs(title = "不同效应大小下的样本量需求",
       x = "效应大小",
       y = "所需样本量（每组）",
       subtitle = "在α=0.05和功效=0.80条件下") +
  theme_minimal(base_size = 12) +
  theme(plot.title = element_text(hjust = 0.5, face = "bold"),
        plot.subtitle = element_text(hjust = 0.5),
        axis.text.x = element_text(angle = 45, hjust = 1)) +
  scale_fill_brewer(palette = "Set2")
